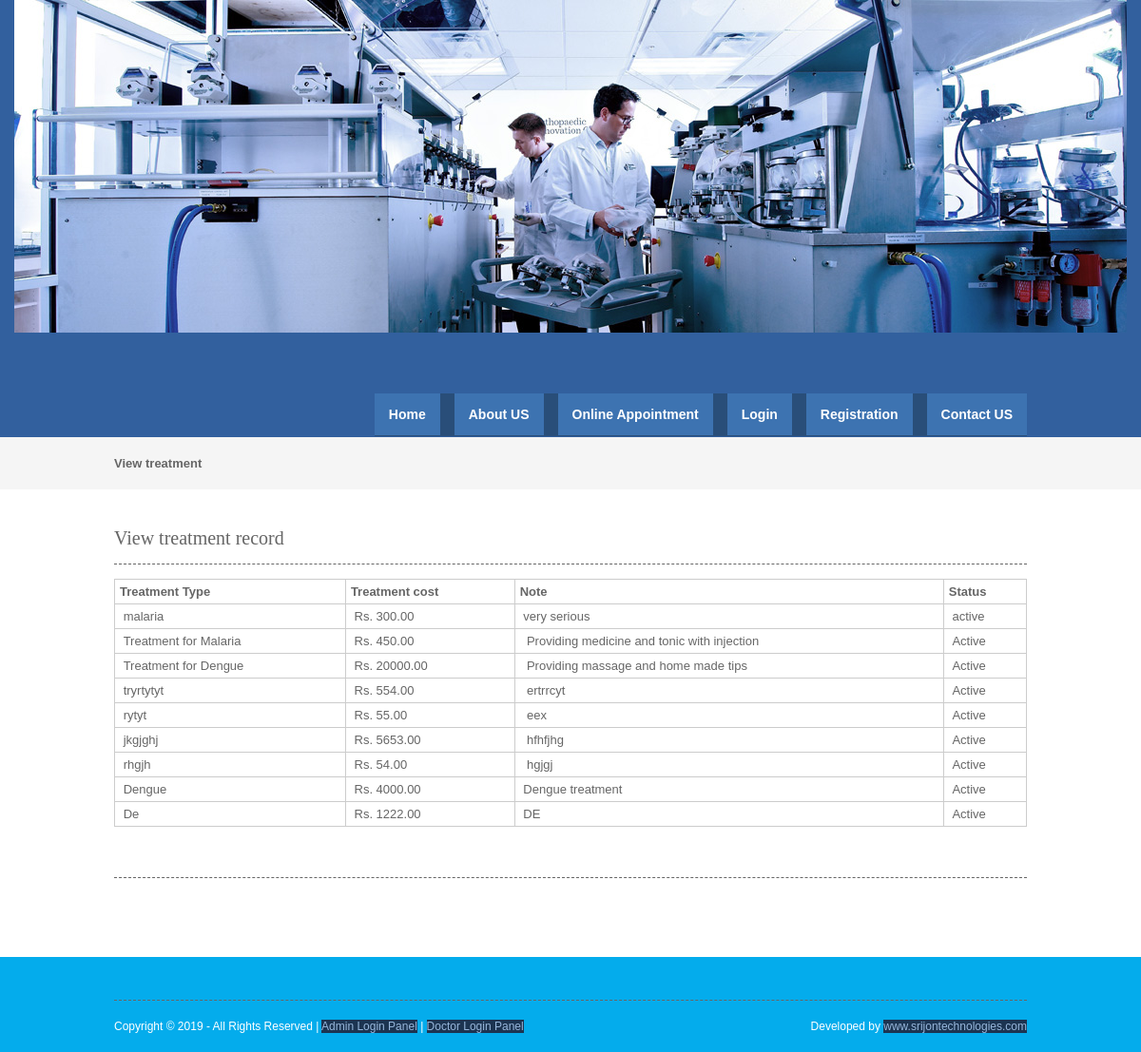
/viewtreatment.php, run on the app's committed database.
### tables this page shows
CREATE TABLE `treatment` (
  `treatmentid` int(10) NOT NULL,
  `treatmenttype` varchar(25) NOT NULL,
  `treatment_cost` decimal(10,2) NOT NULL,
  `note` text NOT NULL,
  `status` varchar(10) NOT NULL
);

### viewtreatment.php (the view, shortened to what this page needs)
<?php
include("header.php");
include("dbconnection.php");
?>
<div class="wrapper col2">
  <div id="breadcrumb">
    <ul>
      <li class="first">View  treatment</li></ul>
  </div>
</div>
<div class="wrapper col4">
  <div id="container">
    <h1>View treatment record</h1>
    <table width="200" border="3">
      <tbody>
        <tr>
          <td><strong>Treatment Type</strong></td>
          <td><strong>Treatment cost</strong></td>
          <td><strong>Note</strong></td>
          <td><strong>Status</strong></td>
        </tr>
          <?php
		$sql ="SELECT * FROM treatment";
		$qsql = mysqli_query($con,$sql);
		while($rs = mysqli_fetch_array($qsql))
		{
        echo "<tr>
          <td>&nbsp;$rs[treatmenttype]</td>
		  <td>&nbsp;Rs. $rs[treatment_cost]</td>
          <td>&nbsp;$rs[note]</td>
			 <td>&nbsp;$rs[status]</td>";
        echo "</tr>";
		}
		?>
      </tbody>
    </table>
    <h1>&nbsp;</h1>
    <p>&nbsp;</p>
  </div>
</div>
<?php
include("footer.php");
?>

### layout/styles/layout.css (style rules this page uses)
html { overflow-y:scroll; }
body { margin:0; padding:0; font-size:13px; font-family:verdana, Arial, Helvetica, sans-serif; color:#FFFFFF; background-color:#4F473A; }
div.wrapper { display:block; width:100%; margin:0; text-align:left; }
.col2 { color:#666666; background-color:#F5F5F5; }
.col3, .col4 { color:#666666; background-color:#FFFFFF; }
#head, #gallery, #breadcrumb, #container, #footer { display:block; position:relative; width:960px; margin:0 auto; }
#breadcrumb { padding:20px 0; }
#breadcrumb ul { margin:0; padding:0; list-style:none; }
#breadcrumb ul li { display:inline; }
#breadcrumb ul li.first { font-weight:bold; }
#container { padding:40px 0; }
#container h1, #container h2, #container h3, #container h4, #container h5, #container h6 { margin:0 0 15px 0; padding:0 0 15px 0; line-height:normal; font-weight:normal; font-size:20px; font-family:Georgia, "Times New Roman", Times, serif; border-bottom:1px dashed #666666; }

### layout/styles/tables.css (style rules this page uses)
table { width:100%; border-collapse:collapse; table-layout:auto; vertical-align:top; margin-bottom:15px; border:1px solid #CCCCCC; }
table tbody td { vertical-align:top; border-collapse:collapse; border-left:1px solid #CCCCCC; border-right:1px solid #CCCCCC; }
table thead th, table tbody td { padding:5px; border-collapse:collapse; }

### data on the page
treatment: treatmenttype "malaria", treatment_cost "300.00", note "very serious", status "active"
treatment: treatmenttype "Treatment for Malaria", treatment_cost "450.00", note "Providing medicine and tonic with injection", status "Active"
treatment: treatmenttype "Treatment for Dengue", treatment_cost "20000.00", note "Providing massage and home made tips", status "Active"
treatment: treatmenttype "tryrtytyt", treatment_cost "554.00", note "ertrrcyt", status "Active"
treatment: treatmenttype "rytyt", treatment_cost "55.00", note "eex", status "Active"
treatment: treatmenttype "jkgjghj", treatment_cost "5653.00", note "hfhfjhg", status "Active"
treatment: treatmenttype "rhgjh", treatment_cost "54.00", note "hgjgj", status "Active"
treatment: treatmenttype "Dengue", treatment_cost "4000.00", note "Dengue treatment", status "Active"
treatment: treatmenttype "De", treatment_cost "1222.00", note "DE", status "Active"
